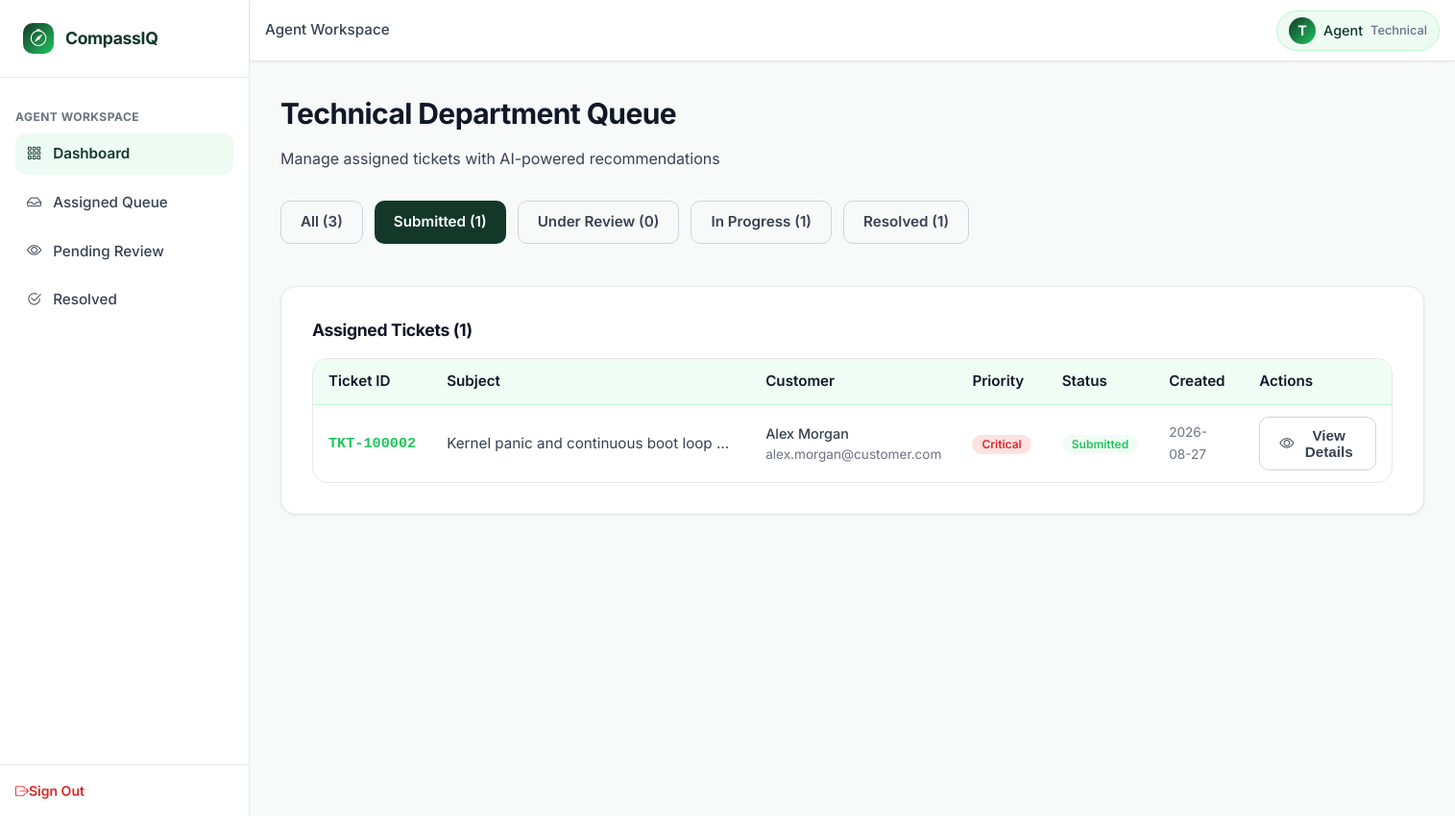
The page /agent/dashboard?status=Submitted (signed in) on the database its author committed.
### tables this page shows
CREATE TABLE users (
    user_id INTEGER PRIMARY KEY AUTOINCREMENT,
    full_name TEXT NOT NULL,
    email TEXT UNIQUE NOT NULL,
    password_hash TEXT NOT NULL,
    role TEXT NOT NULL DEFAULT 'customer' CHECK(role IN ('customer', 'agent', 'admin')),
    department TEXT DEFAULT 'None' CHECK(department IN ('Technical', 'Billing', 'Account', 'General Inquiry', 'None')),
    bill_no_product_id TEXT,
    account_status TEXT DEFAULT 'PENDING' CHECK(account_status IN ('PENDING', 'APPROVED', 'REJECTED', 'BANNED')),
    created_at DATETIME DEFAULT CURRENT_TIMESTAMP
);

CREATE TABLE tickets (
    ticket_id TEXT PRIMARY KEY,
    customer_id INTEGER NOT NULL,
    subject TEXT NOT NULL,
    description TEXT NOT NULL,
    predicted_category TEXT NOT NULL CHECK(predicted_category IN ('Technical', 'Billing', 'Account', 'General Inquiry', 'Fraud')),
    predicted_priority TEXT NOT NULL CHECK(predicted_priority IN ('Low', 'Medium', 'High', 'Critical')),
    assigned_department TEXT NOT NULL CHECK(assigned_department IN ('Technical', 'Billing', 'Account', 'General Inquiry', 'Admin_Fraud')),
    status TEXT DEFAULT 'Submitted' CHECK(status IN ('Submitted', 'Under Review', 'In Progress', 'Resolved', 'Closed')),
    assigned_agent_id INTEGER,
    resolution_notes TEXT,
    satisfaction_score INTEGER CHECK(satisfaction_score BETWEEN 1 AND 5),
    customer_feedback TEXT,
    created_at DATETIME DEFAULT CURRENT_TIMESTAMP,
    resolved_at DATETIME,
    CONSTRAINT fk_ticket_customer FOREIGN KEY (customer_id) REFERENCES users (user_id) ON DELETE CASCADE,
    CONSTRAINT fk_ticket_agent FOREIGN KEY (assigned_agent_id) REFERENCES users (user_id) ON DELETE SET NULL
);

### app.py (the view)
@app.route('/agent/dashboard')
@agent_required
def agent_dashboard():
    agent_dept = g.user['department']
    status_filter = request.args.get('status', 'all')
    sql = """
        SELECT t.*, u.full_name as customer_name, u.email as customer_email,
               a.full_name as agent_name
        FROM tickets t
        JOIN users u ON t.customer_id = u.user_id
        LEFT JOIN users a ON t.assigned_agent_id = a.user_id
        WHERE t.assigned_department = ?
    """
    params = [agent_dept]
    if status_filter != 'all':
        sql += " AND t.status = ?"
        params.append(status_filter)
    sql += " ORDER BY CASE t.predicted_priority WHEN 'Critical' THEN 1 WHEN 'High' THEN 2 WHEN 'Medium' THEN 3 WHEN 'Low' THEN 4 ELSE 5 END, t.created_at DESC"
    tickets = query_db(sql, tuple(params))
    counts = query_db(
        """SELECT
            COUNT(*) as total,
            SUM(status = 'Submitted') as count_submitted,
            SUM(status = 'Under Review') as count_under_review,
            SUM(status = 'In Progress') as count_in_progress,
            SUM(status = 'Resolved') as count_resolved
           FROM tickets
           WHERE assigned_department = ?""",
        (agent_dept,),
        one=True
    )
    return render_template(
        'department_dashboard.html',
        tickets=tickets,
        counts=counts or {},
        current_status=status_filter,
        department=agent_dept
    )

### templates/department_dashboard.html (shortened to what this page needs)
{% extends 'base.html' %}
{% block breadcrumb %}Agent Workspace{% endblock %}
{% block content %}
<div class="page-header">
    <h1 class="page-title">{{ department }} Department Queue</h1>
    <p class="page-subtitle">Manage assigned tickets with AI-powered recommendations</p>
</div>
<div style="display: flex; gap: var(--spacing-md); margin-bottom: var(--spacing-2xl); overflow-x: auto; padding-bottom: var(--spacing-md);">
    <a href="{{ url_for('agent_dashboard', status='all') }}" class="btn {% if current_status == 'all' %}btn-primary{% else %}btn-secondary{% endif %}">
        All ({{ counts.total or 0 }})
    </a>
    <a href="{{ url_for('agent_dashboard', status='Submitted') }}" class="btn {% if current_status == 'Submitted' %}btn-primary{% else %}btn-secondary{% endif %}">
        Submitted ({{ counts.count_submitted or 0 }})
    </a>
    <a href="{{ url_for('agent_dashboard', status='Under Review') }}" class="btn {% if current_status == 'Under Review' %}btn-primary{% else %}btn-secondary{% endif %}">
        Under Review ({{ counts.count_under_review or 0 }})
    </a>
    <a href="{{ url_for('agent_dashboard', status='In Progress') }}" class="btn {% if current_status == 'In Progress' %}btn-primary{% else %}btn-secondary{% endif %}">
        In Progress ({{ counts.count_in_progress or 0 }})
    </a>
    <a href="{{ url_for('agent_dashboard', status='Resolved') }}" class="btn {% if current_status == 'Resolved' %}btn-primary{% else %}btn-secondary{% endif %}">
        Resolved ({{ counts.count_resolved or 0 }})
    </a>
</div>
<div class="card">
    <div style="padding: var(--spacing-lg);">
        <h3 style="margin: 0 0 var(--spacing-lg) 0; font-size: 1.1rem;">Assigned Tickets ({{ tickets|length }})</h3>
        {% if tickets|length == 0 %}
            <div style="padding: var(--spacing-3xl) var(--spacing-lg); text-align: center; color: var(--text-muted);">
                <i class="bi bi-inbox" style="font-size: 2rem; display: block; margin-bottom: var(--spacing-lg);"></i>
                <p>No tickets in this queue</p>
            </div>
        {% else %}
            <div class="table-container">
                <table class="enterprise-table">
                    <thead>
                        <tr>
                            <th>Ticket ID</th>
                            <th>Subject</th>
                            <th>Customer</th>
                            <th>Priority</th>
                            <th>Status</th>
                            <th>Created</th>
                            <th>Actions</th>
                        </tr>
                    </thead>
                    <tbody>
                        {% for ticket in tickets %}
                            <tr>
                                <td>
                                    <span class="no-wrap" style="font-family: 'Courier New', monospace; font-weight: var(--font-weight-bold); color: var(--accent-green);">{{ ticket.ticket_id }}</span>
                                </td>
                                <td>
                                    <div style="max-width: 300px; overflow: hidden; text-overflow: ellipsis; white-space: nowrap;">
                                        {{ ticket.subject }}
                                    </div>
                                </td>
                                <td>
                                    <div style="font-size: 0.9rem;">
                                        <div style="font-weight: 500;">{{ ticket.customer_name }}</div>
                                        <div style="color: var(--text-muted); font-size: 0.85rem;">{{ ticket.customer_email }}</div>
                                    </div>
                                </td>
                                <td>
                                    <span class="badge badge-priority-{{ ticket.predicted_priority }}">{{ ticket.predicted_priority }}</span>
                                </td>
                                <td>
                                    <span class="badge badge-status-{{ ticket.status|replace(' ', '') }}">{{ ticket.status }}</span>
                                </td>
                                <td>
                                    <span class="text-muted" style="font-size: 0.85rem;">{{ ticket.created_at[:10] if ticket.created_at else '' }}</span>
                                </td>
                                <td>
                                    <button type="button" class="btn btn-secondary btn-sm" onclick="openTicketModal('{{ ticket.ticket_id }}')">
                                        <i class="bi bi-eye"></i> View Details
                                    </button>
                                </td>
                            </tr>
                        {% endfor %}
                    </tbody>
                </table>
            </div>
        {% endif %}
    </div>
</div>
{% endblock %}

### templates/base.html (shortened to what this page needs)
<!DOCTYPE html>
<html lang="en">
<head>
    <link rel="stylesheet" href="https://cdn.jsdelivr.net/npm/bootstrap-icons@1.11.3/font/bootstrap-icons.min.css">
    <link rel="stylesheet" href="{{ url_for('static', filename='css/variables.css') }}">
    <link rel="stylesheet" href="{{ url_for('static', filename='css/components.css') }}">
    <link rel="stylesheet" href="{{ url_for('static', filename='css/style.css') }}">
</head>
<body>
    <div id="app">
        <aside class="sidebar" id="sidebar">
            <a href="{{ url_for('index') }}" class="sidebar-brand">
                <div class="sidebar-brand-icon">
                    <i class="bi bi-compass"></i>
                </div>
                <div class="sidebar-brand-text">CompassIQ</div>
            </a>
            <nav class="sidebar-nav">
                {% if g.user %}
                    {% if g.user.role == 'customer' %}
                        <div class="nav-section-title">Main</div>
                        <div class="nav-item">
                            <a href="{{ url_for('customer_dashboard') }}" class="nav-link {% if request.endpoint == 'customer_dashboard' %}active{% endif %}">
                                <i class="bi bi-grid-3x3-gap"></i>
                                <span>Dashboard</span>
                            </a>
                        </div>
                        <div class="nav-item">
                            <a href="{{ url_for('customer_dashboard') }}" class="nav-link">
                                <i class="bi bi-plus-circle"></i>
                                <span>Create Ticket</span>
                            </a>
                        </div>
                        <div class="nav-section-title mt-4">My Activity</div>
                        <div class="nav-item">
                            <a href="{{ url_for('customer_dashboard') }}" class="nav-link">
                                <i class="bi bi-clock-history"></i>
                                <span>Ticket History</span>
                            </a>
                        </div>
                        <div class="nav-item">
                            <a href="{{ url_for('customer_dashboard') }}" class="nav-link">
                                <i class="bi bi-person-circle"></i>
                                <span>Profile</span>
                            </a>
                        </div>
                    {% elif g.user.role == 'agent' %}
                        <div class="nav-section-title">Agent Workspace</div>
                        <div class="nav-item">
                            <a href="{{ url_for('agent_dashboard') }}" class="nav-link {% if request.endpoint == 'agent_dashboard' %}active{% endif %}">
                                <i class="bi bi-grid-3x3-gap"></i>
                                <span>Dashboard</span>
                            </a>
                        </div>
                        <div class="nav-item">
                            <a href="{{ url_for('agent_dashboard') }}" class="nav-link">
                                <i class="bi bi-inbox"></i>
                                <span>Assigned Queue</span>
                            </a>
                        </div>
                        <div class="nav-item">
                            <a href="{{ url_for('agent_dashboard') }}" class="nav-link">
                                <i class="bi bi-eye"></i>
                                <span>Pending Review</span>
                            </a>
                        </div>
                        <div class="nav-item">
                            <a href="{{ url_for('agent_dashboard') }}" class="nav-link">
                                <i class="bi bi-check2-circle"></i>
                                <span>Resolved</span>
                            </a>
                        </div>
                    {% endif %}
                {% endif %}
            </nav>
            <div class="sidebar-footer">
                {% if g.user %}
                    <a href="{{ url_for('logout') }}" class="sign-out-link">
                        <i class="bi bi-box-arrow-right me-2"></i>Sign Out
                    </a>
                {% endif %}
            </div>
        </aside>
        <header class="header">
            <div class="header-left">
                <div class="header-breadcrumb">
                    {% block breadcrumb %}Dashboard{% endblock %}
                </div>
            </div>
            <div class="header-actions">
                {% if g.user %}
                    <a href="#" class="user-profile-pill">
                        <div class="user-avatar">{{ g.user.full_name[0].upper() }}</div>
                        <span>{{ g.user.role|title }}</span>
                        {% if g.user.department and g.user.department != 'None' %}
                            <span style="font-size: 0.8rem; color: var(--text-muted);">{{ g.user.department }}</span>
                        {% endif %}
                    </a>
                {% endif %}
            </div>
        </header>
        <main class="main-content">
            {% block content %}{% endblock %}
        </main>
    </div>
</body>
</html>

### rows shown on the page
users: user "T", user.role "Agent", user.department "Technical", department "Technical"
tickets: ticket_id "TKT-100002", subject "Kernel panic and continuous boot loop…", customer_name "Alex Morgan", customer_email "alex.morgan@customer.com", predicted_priority "Critical", status "Submitted", created_at "2026-08-27"

### other values the page prints
{{ counts.total or 0 }} "3"
{{ counts.count_submitted or 0 }} "1"
{{ counts.count_under_review or 0 }} "0"
{{ counts.count_in_progress or 0 }} "1"
{{ counts.count_resolved or 0 }} "1"
{{ tickets|length }} "1"
